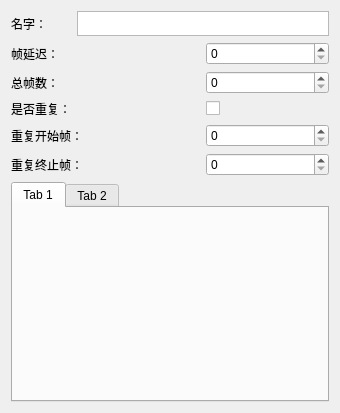
<?xml version="1.0" encoding="UTF-8"?>
<ui version="4.0">
 <class>ActionPage</class>
 <widget class="QWidget" name="ActionPage">
  <property name="geometry">
   <rect>
    <x>0</x>
    <y>0</y>
    <width>340</width>
    <height>413</height>
   </rect>
  </property>
  <property name="windowTitle">
   <string>Form</string>
  </property>
  <layout class="QGridLayout" name="gridLayout">
   <item row="0" column="0">
    <widget class="QLabel" name="label">
     <property name="text">
      <string>名字：</string>
     </property>
    </widget>
   </item>
   <item row="0" column="1" colspan="2">
    <widget class="QTextEdit" name="nameTextEdit">
     <property name="maximumSize">
      <size>
       <width>16777215</width>
       <height>25</height>
      </size>
     </property>
    </widget>
   </item>
   <item row="1" column="0">
    <widget class="QLabel" name="label_2">
     <property name="text">
      <string>帧延迟：</string>
     </property>
    </widget>
   </item>
   <item row="1" column="2">
    <widget class="QSpinBox" name="frameDelaySpinBox"/>
   </item>
   <item row="2" column="0">
    <widget class="QLabel" name="label_3">
     <property name="text">
      <string>总帧数：</string>
     </property>
    </widget>
   </item>
   <item row="2" column="2">
    <widget class="QSpinBox" name="totalFrameNumberSpinBox"/>
   </item>
   <item row="3" column="0">
    <widget class="QLabel" name="label_4">
     <property name="text">
      <string>是否重复：</string>
     </property>
    </widget>
   </item>
   <item row="3" column="2">
    <widget class="QCheckBox" name="isRepeatCheckBox">
     <property name="text">
      <string/>
     </property>
    </widget>
   </item>
   <item row="4" column="0" colspan="2">
    <widget class="QLabel" name="label_5">
     <property name="text">
      <string>重复开始帧：</string>
     </property>
    </widget>
   </item>
   <item row="4" column="2">
    <widget class="QSpinBox" name="repeatStartSpinBox"/>
   </item>
   <item row="5" column="0" colspan="2">
    <widget class="QLabel" name="label_6">
     <property name="text">
      <string>重复终止帧：</string>
     </property>
    </widget>
   </item>
   <item row="5" column="2">
    <widget class="QSpinBox" name="repeatOverSpinBox"/>
   </item>
   <item row="6" column="0" colspan="3">
    <widget class="QTabWidget" name="tabWidget">
     <property name="currentIndex">
      <number>0</number>
     </property>
     <widget class="QWidget" name="tab">
      <attribute name="title">
       <string>Tab 1</string>
      </attribute>
     </widget>
     <widget class="QWidget" name="tab_2">
      <attribute name="title">
       <string>Tab 2</string>
      </attribute>
     </widget>
    </widget>
   </item>
  </layout>
 </widget>
 <resources/>
 <connections/>
</ui>
